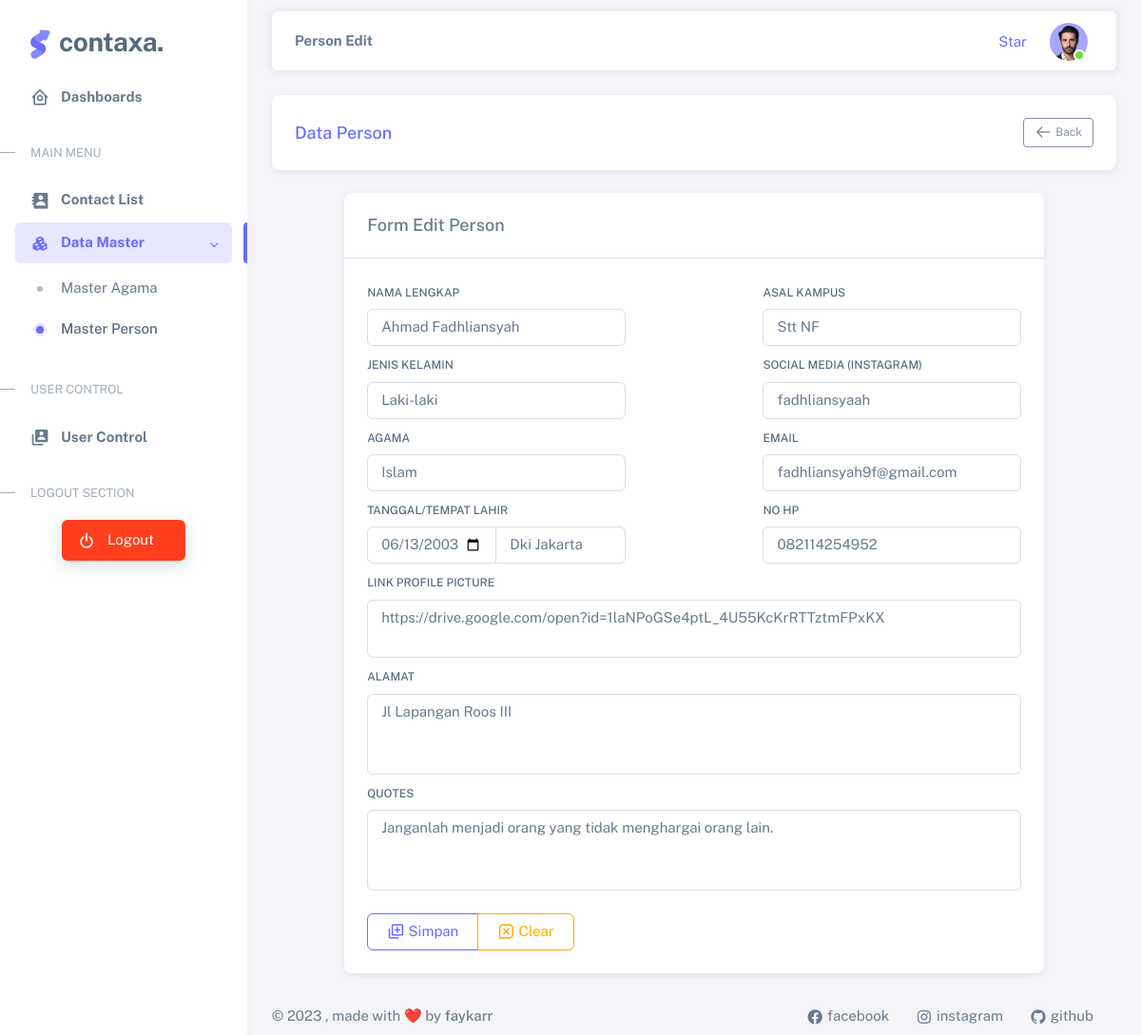
Page /index.php?hal=personEdit&id=2 on the committed database.
### tables this page shows
CREATE TABLE `tb_person` (
  `id` int(11) NOT NULL,
  `nama_lengkap` varchar(64) NOT NULL,
  `gender` enum('Laki-Laki','Perempuan') NOT NULL,
  `id_agama` int(11) NOT NULL,
  `tanggal_lahir` date NOT NULL,
  `tempat_lahir` varchar(64) NOT NULL,
  `alamat` text NOT NULL,
  `no_hp` varchar(32) NOT NULL,
  `email` varchar(64) NOT NULL,
  `sosmed` varchar(32) NOT NULL,
  `foto` varchar(128) NOT NULL,
  `asal_kampus` varchar(64) NOT NULL,
  `quotes` text NOT NULL
);

CREATE TABLE `tb_agama` (
  `id` int(11) NOT NULL,
  `nama_agama` varchar(32) NOT NULL
);

### models/ContactModel.php (called while the page is built, shortened)
<?php
class ContactModel
{
    private $conn;
    function __construct()
    {
        global $pdo;
        $this->conn = $pdo;
    }
    public function find($id)
    {
        $query = "SELECT tb_person.*, tb_agama.nama_agama FROM tb_person INNER JOIN tb_agama ON tb_person.id_agama = tb_agama.id WHERE tb_person.id = ?";
        $stmt = $this->conn->prepare($query);
        $stmt->execute([$id]);
        $result = $stmt->fetch(PDO::FETCH_ASSOC);
        return $result;
    }
}
?>

### models/AgamaModel.php (called while the page is built, shortened)
<?php
class AgamaModel
{
    private $conn;
    function __construct()
    {
        global $pdo;
        $this->conn = $pdo;
    }
    public function findAll()
    {
        $query = "SELECT * FROM tb_agama ORDER BY id ASC";
        $stmt = $this->conn->prepare($query);
        $stmt->execute();
        $result = $stmt->fetchAll(PDO::FETCH_ASSOC);
        return $result;
    }
}
?>

### views/personEdit.php (the view, shortened to what this page needs)
<?php
$agamaModel = new AgamaModel();
$personModel = new ContactModel();
$id = $_GET['id'];
$agamaRecords = $agamaModel->findAll();
$personRecord = $personModel->find($id);
?>
<div class="container-xxl flex-grow-1 container-p-y">
    <div class="row justify-content-center">
        <div class="col-12 mb-4">
            <div class="card">
                <div class="card-body">
                    <div class="d-flex align-items-center row justify-content-around">
                        <div class="col-sm-6 ">
                            <h5 class="card-title text-primary p-0 mb-0 text-center text-sm-start">Data Person</h5>
                        </div>
                        <div class="col-sm-6 mt-3 mt-sm-0 text-sm-end text-center">
                            <button class="btn btn-sm btn-outline-secondary" type="button" id="button-addon2"
                                onclick="history.back();">
                                <i class="bx bx-arrow-back me-1"></i> Back
                            </button>
                        </div>
                    </div>
                </div>
            </div>
        </div>
    </div>
    <div class="row justify-content-center ">
        <div class="col-md-10">
            <div class="card">
                <h5 class="card-header">Form Edit Person</h5>
                <hr class="m-0 w-100">
                <div class="card-body">
                    <form action="./controllers/ContactController.php" method="post">
                        <div class="row justify-content-between">
                            <div class="col-md-5">
                                <label for="nama_lengkap" class="form-label">Nama Lengkap</label>
                                <input type="text" class="form-control mb-2" id="nama_lengkap" name="nama_lengkap"
                                    placeholder="Input your full name here" autofocus
                                    value="<?= $personRecord['nama_lengkap'] ?>">
                                <label for="gender" class="form-label">Jenis Kelamin</label>
                                <select name="gender" id="gender" class="form-control mb-2">
                                    <option value="Laki-Laki" <?= ($personRecord['gender'] == 'Laki-Laki') ? 'selected' : '' ?>>Laki-laki</option>
                                </select>
                                <label for="id_agama" class="form-label">Agama</label>
                                <select name="id_agama" id="id_agama" class="form-control mb-2">
                                    <?php foreach ($agamaRecords as $key => $value): ?>
                                        <option value="<?= $value['id'] ?>" <?= ($personRecord['id_agama'] == $value['id']) ? 'selected' : '' ?>>
                                            <?= $value['nama_agama'] ?>
                                        </option>
                                    <?php endforeach; ?>
                                </select>
                                <label for="ttl" class="form-label">Tanggal/Tempat Lahir</label>
                                <div class="input-group" id="ttl">
                                    <input type="date" name="tanggal_lahir" aria-label="Tanggal Lahir"
                                        class="form-control" value="<?= $personRecord['tanggal_lahir'] ?>">
                                    <input type="text" name="tempat_lahir" aria-label="Tempat Lahir"
                                        class="form-control" placeholder="Input your city here"
                                        value="<?= $personRecord['tempat_lahir'] ?>">
                                </div>
                            </div>
                            <div class="col-md-5">
                                <label for="asal_kampus" class="form-label">Asal Kampus</label>
                                <input type="text" class="form-control mb-2" id="asal_kampus" name="asal_kampus"
                                    placeholder="Input your university here"
                                    value="<?= $personRecord['asal_kampus'] ?>">
                                <label for="sosmed" class="form-label">Social Media (Instagram)</label>
                                <input type="text" class="form-control mb-2" id="sosmed" name="sosmed"
                                    placeholder="Input your social media here" value="<?= $personRecord['sosmed'] ?>">
                                <label for="email" class="form-label">Email</label>
                                <input type="email" class="form-control mb-2" id="email" name="email"
                                    placeholder="Input your email here" value="<?= $personRecord['email'] ?>">
                                <label for="no_hp" class="form-label">No HP</label>
                                <input type="text" class="form-control mb-2" id="no_hp" name="no_hp"
                                    placeholder="Input your phone number here" value="<?= $personRecord['no_hp'] ?>">
                            </div>
                        </div>
                        <div class="row justify-content-center">
                            <div class="w-100">
                                <label for="foto" class="form-label">Link Profile Picture</label>
                                <textarea class="form-control mb-2" id="foto" name="foto" rows="2"
                                    placeholder="Input your photo profile link here"
                                    style="resize:none;"><?= $personRecord['foto'] ?></textarea>
                                <label for="alamat" class="form-label">Alamat</label>
                                <textarea class="form-control mb-2" id="alamat" name="alamat" rows="3"
                                    placeholder="Input your address here"
                                    style="resize:none;"><?= $personRecord['alamat'] ?></textarea>
                                <label for="quotes" class="form-label">Quotes</label>
                                <textarea class="form-control mb-2" id="quotes" name="quotes" rows="3"
                                    placeholder="Add your quotes here"
                                    style="resize:none;"><?= $personRecord['quotes'] ?></textarea>
                            </div>
                        </div>
                        <div class="btn-group mt-3">
                            <button class="btn btn-outline-primary" type="submit" name="process" value="insert">
                                <i class='bx bx-add-to-queue me-1'></i> Simpan
                            </button>
                            <button class="btn btn-outline-warning" type="reset">
                                <i class='bx bx-message-square-x me-1'></i> Clear
                            </button>
                        </div>
                    </form>
                </div>
            </div>
        </div>
    </div>
</div>

### rows in the picture
tb_person: nama_lengkap "Ahmad Fadhliansyah", gender "Laki-laki", id_agama "Islam", tanggal_lahir "06/13/2003", tempat_lahir "Dki Jakarta", asal_kampus "Stt NF", sosmed "fadhliansyaah", email "fadhliansyah9f@gmail.com", no_hp "082114254952", foto "https://drive.google.com/open?id=1laNPoGSe4ptL_4U55KcKrRTTztmFPxKX", alamat "Jl Lapangan Roos III", quotes "Janganlah menjadi orang yang tidak menghargai orang lain."
